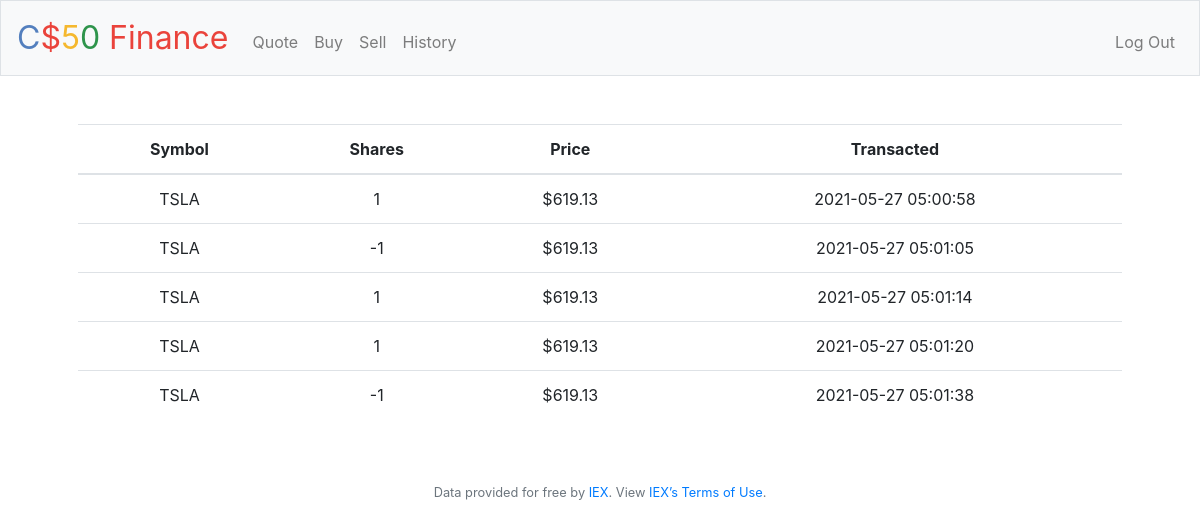
Screenshot of /history (signed in) with the database file from the repository.
### tables this page shows
CREATE TABLE 'history' ('transaction_type' text NOT NULL, 'timestamp' timestamp NOT NULL, 'symbol' text NOT NULL, 'price' numeric NOT NULL, 'shares' integer NOT NULL,'name' text, 'id' INTEGER);

### application.py (the view)
@app.route("/history")
@login_required
def history():
    rows = db.execute("SELECT symbol, shares, price, timestamp FROM history")
    return render_template("history.html", rows=rows)

### application.py (called while the page is built)
@app.after_request
def after_request(response):
    response.headers["Cache-Control"] = "no-cache, no-store, must-revalidate"
    response.headers["Expires"] = 0
    response.headers["Pragma"] = "no-cache"
    return response

### helpers.py (called while the page is built)
def login_required(f):
    @wraps(f)
    def decorated_function(*args, **kwargs):
        if session.get("user_id") is None:
            return redirect("/login")
        return f(*args, **kwargs)
    return decorated_function

def usd(value):
    return f"${value:,.2f}"

### templates/history.html (shortened to what this page needs)
{% extends "layout.html" %}
{% block main %}
    <table class="table">
        <thead>
            <tr>
                <th scope="col">Symbol</th>
                <th scope="col">Shares</th>
                <th scope="col">Price</th>
                <th scope="col">Transacted</th>
            </tr>
        </thead>
        <tbody>
            {% for row in rows %}
                <tr>
                    <td>{{ row.symbol }}</td>
                    <td>{{ row.shares }}</td>
                    <td>{{ row.price | usd }}</td>
                    <td>{{ row.timestamp }}</td>
                </tr>
            {% endfor %}
        </tbody>
    </table>
{% endblock %}

### templates/layout.html (shortened to what this page needs)
<!DOCTYPE html>
<html lang="en">
    <head>
        <link rel="stylesheet" href="https://cdn.jsdelivr.net/npm/bootstrap@4.5.3/dist/css/bootstrap.min.css">
        <link href="/static/styles.css" rel="stylesheet">
    </head>
    <body>
        <nav class="navbar navbar-expand-md navbar-light bg-light border">
            <a class="navbar-brand" href="/"><span class="blue">C</span><span class="red">$</span><span class="yellow">5</span><span class="green">0</span> <span class="red">Finance</span></a>
            <div class="collapse navbar-collapse" id="navbar">
                {% if session.user_id %}
                    <ul class="navbar-nav mr-auto mt-2">
                        <li class="nav-item"><a class="nav-link" href="/quote">Quote</a></li>
                        <li class="nav-item"><a class="nav-link" href="/buy">Buy</a></li>
                        <li class="nav-item"><a class="nav-link" href="/sell">Sell</a></li>
                        <li class="nav-item"><a class="nav-link" href="/history">History</a></li>
                    </ul>
                    <ul class="navbar-nav ml-auto mt-2">
                        <li class="nav-item"><a class="nav-link" href="/logout">Log Out</a></li>
                    </ul>
                {% else %}
                    <ul class="navbar-nav ml-auto mt-2">
                        <li class="nav-item"><a class="nav-link" href="/register">Register</a></li>
                        <li class="nav-item"><a class="nav-link" href="/login">Log In</a></li>
                    </ul>
                {% endif %}
            </div>
        </nav>
        <main class="container p-5">
            {% block main %}{% endblock %}
        </main>
        <footer class="small text-center text-muted">
            Data provided for free by <a href="https://iextrading.com/developer">IEX</a>. View <a href="https://iextrading.com/api-exhibit-a/">IEX’s Terms of Use</a>.
        </footer>
    </body>
</html>

### static/styles.css (style rules this page uses)
nav .navbar-brand { font-size: xx-large; }
nav .navbar-brand .blue { color: #537fbe; }
nav .navbar-brand .red { color: #ea433b; }
nav .navbar-brand .yellow { color: #f5b82e; }
nav .navbar-brand .green { color: #2e944b; }
main { overflow-x: auto; text-align: center; }

### rows the page displays
history: symbol "TSLA", shares "1", price "$619.13", timestamp "2021-05-27 05:00:58"
history: symbol "TSLA", shares "-1", price "$619.13", timestamp "2021-05-27 05:01:05"
history: symbol "TSLA", shares "1", price "$619.13", timestamp "2021-05-27 05:01:14"
history: symbol "TSLA", shares "1", price "$619.13", timestamp "2021-05-27 05:01:20"
history: symbol "TSLA", shares "-1", price "$619.13", timestamp "2021-05-27 05:01:38"
